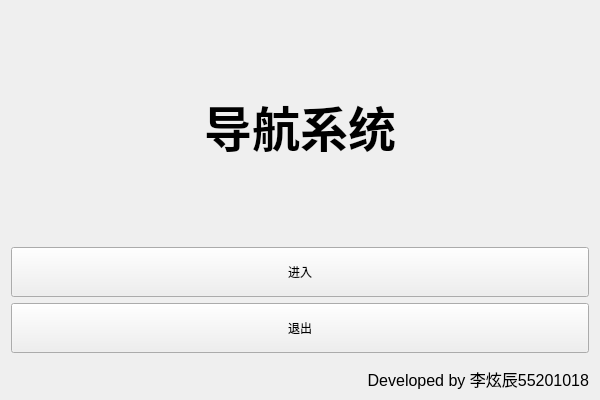
<?xml version="1.0" encoding="UTF-8"?>
<ui version="4.0">
 <class>loginClass</class>
 <widget class="QWidget" name="loginClass">
  <property name="geometry">
   <rect>
    <x>0</x>
    <y>0</y>
    <width>600</width>
    <height>400</height>
   </rect>
  </property>
  <property name="windowTitle">
   <string>login</string>
  </property>
  <layout class="QVBoxLayout" name="verticalLayout">
   <item>
    <widget class="QLabel" name="title">
     <property name="text">
      <string>&lt;html&gt;&lt;head/&gt;&lt;body&gt;&lt;p align=&quot;center&quot;&gt;&lt;span style=&quot; font-size:36pt; font-weight:600;&quot;&gt;导航系统&lt;/span&gt;&lt;/p&gt;&lt;/body&gt;&lt;/html&gt;</string>
     </property>
    </widget>
   </item>
   <item>
    <widget class="QPushButton" name="enter">
     <property name="minimumSize">
      <size>
       <width>0</width>
       <height>50</height>
      </size>
     </property>
     <property name="text">
      <string>进入</string>
     </property>
    </widget>
   </item>
   <item>
    <widget class="QPushButton" name="quit">
     <property name="minimumSize">
      <size>
       <width>0</width>
       <height>50</height>
      </size>
     </property>
     <property name="text">
      <string>退出</string>
     </property>
    </widget>
   </item>
   <item>
    <widget class="QLabel" name="author">
     <property name="minimumSize">
      <size>
       <width>0</width>
       <height>30</height>
      </size>
     </property>
     <property name="maximumSize">
      <size>
       <width>16777215</width>
       <height>20</height>
      </size>
     </property>
     <property name="text">
      <string>&lt;html&gt;&lt;head/&gt;&lt;body&gt;&lt;p align=&quot;right&quot;&gt;&lt;span style=&quot; font-size:12pt;&quot;&gt;Developed by 李炫辰55201018&lt;/span&gt;&lt;/p&gt;&lt;/body&gt;&lt;/html&gt;</string>
     </property>
    </widget>
   </item>
  </layout>
 </widget>
 <layoutdefault spacing="6" margin="11"/>
 <resources>
  <include location="login.qrc"/>
 </resources>
 <connections>
  <connection>
   <sender>quit</sender>
   <signal>clicked()</signal>
   <receiver>loginClass</receiver>
   <slot>on_pushButton__clicked()</slot>
   <hints>
    <hint type="sourcelabel">
     <x>263</x>
     <y>329</y>
    </hint>
    <hint type="destinationlabel">
     <x>237</x>
     <y>365</y>
    </hint>
   </hints>
  </connection>
  <connection>
   <sender>enter</sender>
   <signal>clicked()</signal>
   <receiver>loginClass</receiver>
   <slot>on_fur__clicked()</slot>
   <hints>
    <hint type="sourcelabel">
     <x>313</x>
     <y>275</y>
    </hint>
    <hint type="destinationlabel">
     <x>341</x>
     <y>361</y>
    </hint>
   </hints>
  </connection>
 </connections>
 <slots>
  <slot>on_pushButton__clicked()</slot>
  <slot>on_fur__clicked()</slot>
 </slots>
</ui>
